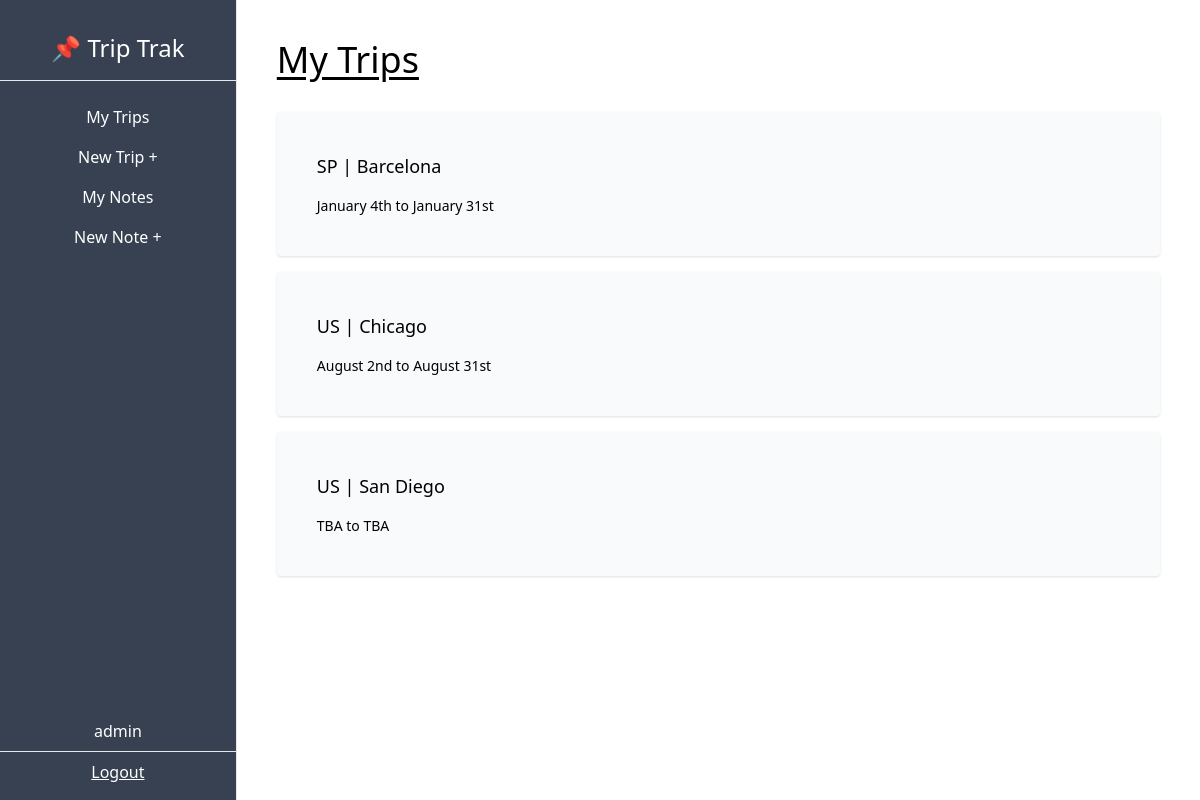
The page /dashboard (signed in) on the database its author committed.
### trip/models.py (models this page shows, shortened)
class Trip(models.Model):
    city = models.CharField(max_length=50)
    country = models.CharField(max_length=2)
    start_date = models.DateField(blank=True, null=True)
    end_date = models.DateField(blank=True, null=True)
    owner = models.ForeignKey(User, on_delete=models.CASCADE, related_name="trips")

### trip/views.py (the view)
# urls.py: path('dashboard', trip_list, name="trip-list"),
def trip_list(request):
    trips = Trip.objects.filter(owner=request.user)
    context = {
        "trips" : trips
    }
    return render(request, "trip/trip_list.html", context)

### trip/templates/trip/trip_list.html
{% extends 'trip/_base.html' %}
{% block content %}
<h1 class="text-4xl underline underline-offset-4 mb-8">My Trips</h1>
{% for trip in trips %}
    <a href="{% url 'trip-detail' trip.pk %}">
        <div class="bg-gray-50 p-10 rounded shadow my-4 hover:shadow-lg hover:cursor-pointer">
            <p class="text-lg">
                {{trip.country}} | {{trip.city}}
            </p>
            <p class="text-sm pt-4">
                {% if trip.start_date %}
                {{ trip.start_date|date:"F jS" }}
                {% else %}
                TBA
                {% endif %}
                to
                {% if trip.end_date %}
                {{ trip.end_date|date:"F jS" }}
                {% else %}
                TBA
                {% endif %}
            </p>
        </div>
    </a>
{% endfor %}
{% endblock content %}

### trip/templates/trip/_base.html (shortened to what this page needs)
<!DOCTYPE html>
<html lang="en">
    <head>
        <script src="https://cdn.tailwindcss.com"></script>
      </head>
<body>
    <div class="flex-col md:flex-row flex h-screen">
        <div class="md:h-screen bg-gray-700 text-white w-full md:w-1/4 md:max-w-xs py-2 md:pt-8 md:pb-2 flex flex-col items-center justify-start border-r">
            <div class="border-b w-full text-center pb-4 text-2xl">
                <h1>📌 Trip Trak</h1>
            </div>
            <div class="pt-4 w-full text-center">
                <ul class="flex md:flex-col justify-around px-2 md:px-0 pb-2 md:pb-0">
                    <a href="{% url 'trip-list' %}">
                        <li class="py-2 px-3 md:px-0 hover:bg-gray-600 hover:cursor-pointer">My Trips</li>
                    </a>
                    <a href="{% url 'trip-create' %}">
                        <li class="py-2 px-3 md:px-0 hover:bg-gray-600 hover:cursor-pointer">New Trip +</li>
                    </a>
                    <a href="{% url 'note-list' %}">
                        <li class="py-2 px-3 md:px-0 hover:bg-gray-600 hover:cursor-pointer">My Notes</li>
                    </a>
                    <a href="{% url 'note-create' %}">
                    <li class="py-2 px-3 md:px-0 hover:bg-gray-600 hover:cursor-pointer">New Note +</li>
                    </a>
                </ul>
            </div>
            <div class="mt-auto w-full text-center flex md:flex-col justify-evenly py-2 md:pt-0">
                <p class="">{{user.username}}</p>
                <hr class="my-2">
                <a class="underline" href="{% url 'logout' %}">
                    Logout
                </a>
            </div>
        </div>
        <div class="w-full md:w-full p-10 overflow-auto">
            {% block content %}
            {% endblock content %}
        </div>
    </div>
</body>
</html>

### rows shown on the page
Trip: country "SP", city "Barcelona", start_date "January 4th", end_date "January 31st"
Trip: country "US", city "Chicago", start_date "August 2nd", end_date "August 31st"
Trip: country "US", city "San Diego", shows "TBA"

### other values the page prints
{{ user.username }} "admin"
